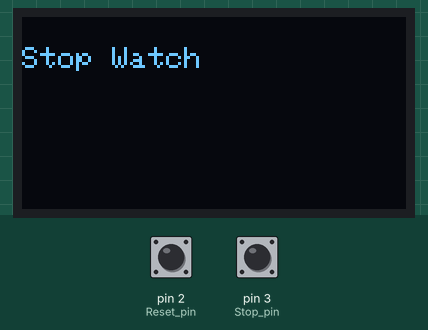
This sketch was run on a simulated Arduino Uno, built with avr-gcc and run on an emulated ATmega328P. Parts: 128×64 one-colour display. Inputs (shaded band) come from the test bench; at power-on: pin 2 (Reset_pin) LOW, pin 3 (Stop_pin) LOW.

Above: at 2.1 s.
At 5.2 s:
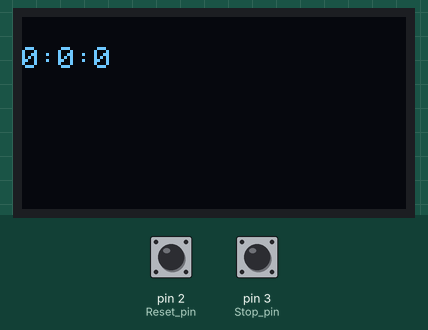
5.3 s: pin 2 (Reset_pin) pulled HIGH for 0.15 s
At 6.1 s:
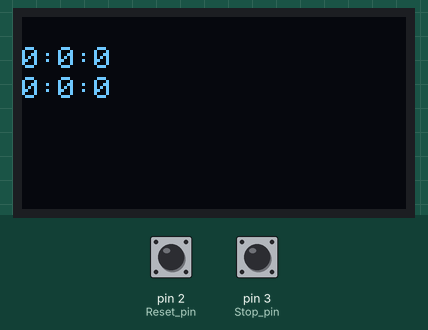
6.9 s: pin 3 (Stop_pin) pulled HIGH for 0.15 s
At 7.9 s:
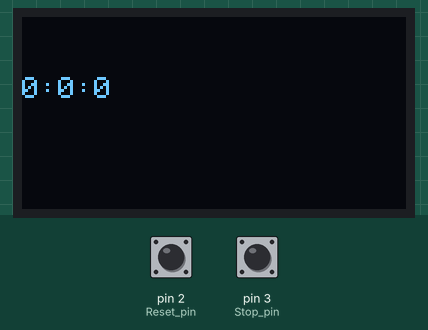
Timing chart, 0 to 9.9 s (numbered marks = the images above; inputs shaded):
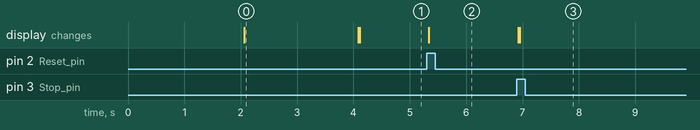

The sketch:

Oled.ino
```cpp
/*********
  Rui Santos
  Complete project details at https://randomnerdtutorials.com
*********/

#include <SPI.h>
#include <Wire.h>
#include <Adafruit_GFX.h>
#include <Adafruit_SSD1306.h>
#include "StopWatch.h" //URL: https://github.com/RobTillaart/StopWatch_RT

#define SCREEN_WIDTH 128 // OLED display width, in pixels
#define SCREEN_HEIGHT 64 // OLED display height, in pixels

// Declaration for an SSD1306 display connected to I2C (SDA, SCL pins)
#define OLED_RESET     12 // Reset pin # (or -1 if sharing Arduino reset pin or no pin at all)
Adafruit_SSD1306 display(SCREEN_WIDTH, SCREEN_HEIGHT, &Wire, OLED_RESET);

//Stop watch
StopWatch sw_secs(StopWatch::SECONDS);

//Reset and Stop Pin
#define Reset_pin 2
#define Stop_pin 3

//variables for time
int seconds_elasped;
int reset_pin_count=1;
int col=10;


void setup() {
  Serial.begin(115200);
  pinMode(Reset_pin,INPUT); //for starting and reseting the whole stop watch
  pinMode(Stop_pin,INPUT);  //clears the entire screen.
  //pinMode(OLED_RESET,OUTPUT);
  attachInterrupt(digitalPinToInterrupt(Reset_pin), Reset_pinISR, RISING);
  attachInterrupt(digitalPinToInterrupt(Stop_pin), Stop_pinISR, RISING);

  if(!display.begin(SSD1306_SWITCHCAPVCC, 0x3D)) { // Address 0x3D for 128x64
    Serial.println("SSD1306 allocation failed");
    for(;;); //Dont proceed, loop forever
  }

  delay(2000);
  display.clearDisplay(); //clears display buffer

  display.setTextSize(1); //Size of text
  display.setTextColor(WHITE); //sets white texts and black background
  display.setCursor(0, col); //(x,y)
  // Display static text
  display.println("Stop Watch"); //fills the display buffer
  display.display(); //pushes the text to the screen
  delay(2000); // displays text for two seconds
  display.clearDisplay();
  display.display();

}

void loop() {

  if(reset_pin_count == 1 ){
      seconds_elasped = sw_secs.elapsed();
  }

 if (reset_pin_count < 2){
  display.setCursor(0, col); //(x,y)
   }
 else if(reset_pin_count > 1 ) {
  display.setCursor(0, col+10); //(x,y)
 }

  display.print((int)seconds_elasped/3600); //loads elasped time to buffer(hrs)
  display.print(":");
  display.print((int)seconds_elasped/60); //loads elasped time to buffer(mins)
  display.print(":");
  display.println(seconds_elasped%60); //loads elasped time to buffer(secs)
  display.display();

}


//ISR for button presses

void Reset_pinISR(){
 sw_secs.reset();
 sw_secs.start();
 reset_pin_count++;
};


void Stop_pinISR(){
  col=10;
  sw_secs.stop();
  display.clearDisplay();
  display.display();
};
```

StopWatch.cpp
```cpp
//
//    FILE: StopWatch.cpp
//  AUTHOR: Rob Tillaart
// VERSION: 0.2.1
//    DATE: 2011-01-04
// PURPOSE: Arduino Library implementing a stopwatch including seconds, milliseconds microseconds
//     URL: https://github.com/RobTillaart/StopWatch_RT
//
// The library is based upon millis() and therefore
// has the same restrictions as millis() has wrt overflow.
//
// HISTORY:
// 0.1.00 2011-01-04 initial version
// 0.1.01 2011-01-04 Added better state
// 0.1.02 2011-06-15 Added state() + #defines + lib version
// 0.1.03 2012-01-22 Added several improvements
//             By mromani & Rob Tillaart
// 0.1.4  2017-07-16 refactored
// 0.1.5  2017-09-13 removed const from functions
// 0.2.0  2020-05-07 updated metadata, removed pre 1.0 support; setResolution added, minutes added
// 0.2.1  2020-06-19 fix library.json

#include "StopWatch.h"

StopWatch::StopWatch(const enum Resolution res)
{
  setResolution(res);
}

void StopWatch::setResolution(const enum Resolution res)
{
  reset();
  _res = res;
  switch(_res)
  {
  case MICROS:
    _gettime = micros;
    break;

  case SECONDS:
    _gettime = seconds;
    break;

  case MINUTES:
    _gettime = minutes;
    break;

  case MILLIS: // default
  default:
    _gettime = millis;
    break;
  }
}

void StopWatch::reset()
{
  _state = StopWatch::RESET;
  _starttime = _stoptime = 0;
}

void StopWatch::start()
{
  if (_state == StopWatch::RESET || _state == StopWatch::STOPPED)
  {
    _state = StopWatch::RUNNING;
    uint32_t t = _gettime();
    _starttime += t - _stoptime;
    _stoptime = t;
  }
}

uint32_t StopWatch::elapsed()
{
  if (_state == StopWatch::RUNNING)
  {
    _stoptime = _gettime();
  }
  return _stoptime - _starttime;
}

void StopWatch::stop()
{
  if (_state == StopWatch::RUNNING)
  {
    _stoptime = _gettime();
    _state = StopWatch::STOPPED;
  }
}

// -- END OF FILE --
```

StopWatch.h
```cpp
#pragma once
//
//    FILE: StopWatch.h
//  AUTHOR: Rob Tillaart
// VERSION: 0.2.1
// PURPOSE: Arduino Library implementing a stopwatch including seconds, milliseconds microseconds
// HISTORY: See StopWatch.cpp
//     URL: https://github.com/RobTillaart/StopWatch_RT
//          http://playground.arduino.cc/Code/StopWatchClass
//

#include "Arduino.h"

#define STOPWATCH_LIB_VERSION (F("0.2.1"))

  // note - adjust divider can fix timing inaccuracies (to some extend)
#ifndef STOPWATCH_SECONDS_DIVIDER
#define STOPWATCH_SECONDS_DIVIDER 1000
#endif

#ifndef STOPWATCH_MINUTES_DIVIDER
#define STOPWATCH_MINUTES_DIVIDER 60000
#endif

class StopWatch
{
public:
  enum State      { RESET, RUNNING, STOPPED };
  enum Resolution { MICROS, MILLIS, SECONDS, MINUTES};

  explicit StopWatch(const enum Resolution res = MILLIS);
  void start();
  void stop();
  void reset();
  uint32_t elapsed();

  bool isRunning() { return _state == StopWatch::RUNNING; };
  enum State state() { return _state; };

  void setResolution(const enum Resolution res);
  enum Resolution resolution() { return _res; };

  // value will become obsolete in the future, elapsed() is more descriptive
  uint32_t value() { return elapsed(); };

private:
  enum State _state;
  enum Resolution _res;

  uint32_t _starttime;
  uint32_t _stoptime;

  uint32_t (*_gettime)(void);
  static uint32_t seconds()          { return millis() / STOPWATCH_SECONDS_DIVIDER; };
  static uint32_t minutes()          { return millis() / STOPWATCH_MINUTES_DIVIDER; };
};

// -- END OF FILE --
```

Measured:
- after the input at 5.3 s, the display: changes at once (image 2)
- after the input at 6.9 s, the display: first changes at once (image 3 shows a later state)
- what the display in image 0 shows lasts 2.0 s, from 2.1 s to 4.1 s
